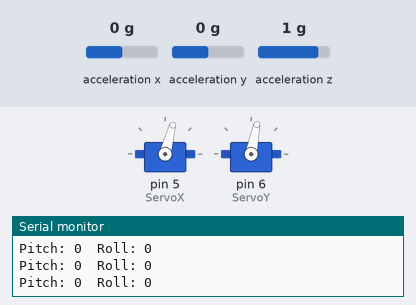
This sketch was run on a simulated Arduino Nano, built with avr-gcc and run on an emulated ATmega328P. Shown: 2 × servo, the last lines printed to the serial monitor. Wiring (inferred from the names in the program): MPU-6050 motion sensor at I2C address 0x68. Inputs (shaded band) come from the test bench; at power-on: acceleration x 0 g, acceleration y 0 g, acceleration z 1 g.

Above: at 1.7 s.
1.8 s: acceleration x set to -1.4 g
At 3.0 s:
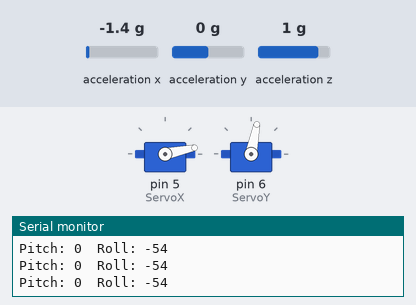
3.3 s: acceleration y set to -1.4 g
At 4.4 s:
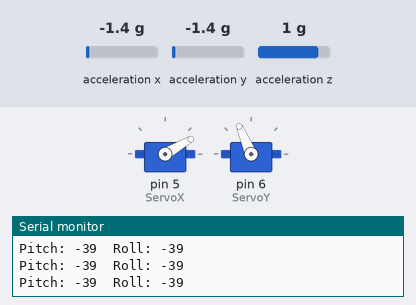
4.8 s: acceleration x set to 0 g
At 6.0 s:
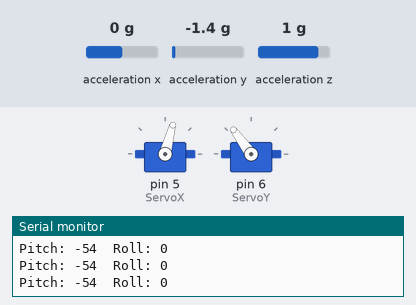
6.3 s: acceleration z set to -1.4 g
At 7.4 s:
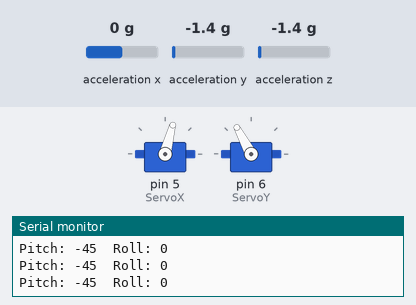
7.8 s: acceleration y set to 0.8 g
At 8.5 s:
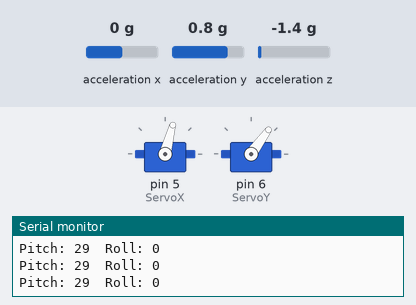
9.3 s: acceleration x set to 0.8 g
At 9.6 s:
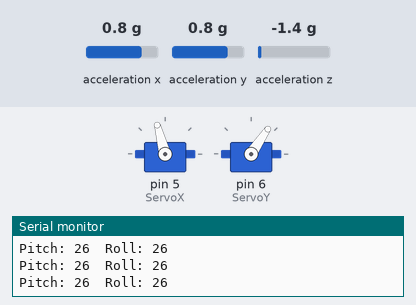
Timing chart, 0 to 11.8 s (numbered marks = the images above; inputs shaded):
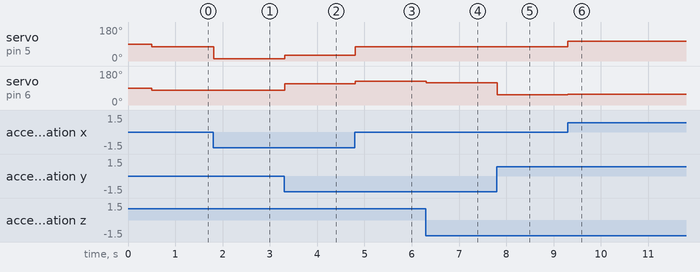

Measured:
- after the input at 1.8 s, servo on pin 5 (ServoX): 75° → 12° at once
- after the input at 3.3 s, servo on pin 5 (ServoX): 12° → 30° at once; servo on pin 6 (ServoY): 79° → 113° at once
- after the input at 4.8 s, servo on pin 5 (ServoX): 30° → 75° at once; servo on pin 6 (ServoY): 113° → 126° at once
- after the input at 6.3 s, servo on pin 6 (ServoY): 126° → 118° at once
- after the input at 7.8 s, servo on pin 6 (ServoY): 118° → 54° at once
- after the input at 9.3 s, servo on pin 5 (ServoX): 75° → 105° at once; servo on pin 6 (ServoY): 54° → 56° at once

The sketch:

Arduino-Code-InfoProjekt-__bersetzung.ino
```cpp
/*  Name: Jens Gerbert (geje1015)
 *  Datum: 05.12.2019
 *  Projekt: Labyrinth-Spiel mithilfe 2er Servos und einem 3-Achsen-Gyroskop(MPU6050) steuern
 */

// Einbinden der verschiedenen Bibliotheken
#include <SPI.h>   // Einbinden wichtig, um mit dem MPU6050 kommunizieren zu können
#include <Wire.h>  // Einbinden wichtig, um mit dem MPU6050 kommunizieren zu können
#include <Servo.h> // Einbinden, um die 2 Servos ansteuern zu können
#define MPU 0x68   // I2C Adresse des MPU-6050

// Definiere alle Variablen
Servo ServoX, ServoY;
double AcX,AcY,AcZ;
int Pitch, Roll;


void setup(){
  Serial.begin(9600);  // Muss gleich der Baudrate des verwendeten Arduino-Bords sein (max. 115200)
  ServoX.attach(5);    // Servo 1 ist an PIN 8 des Arduino Nano verbunden
  ServoY.attach(6);    // Servo 2 ist an PIN 9 des Arduino Nano verbunden
  init_MPU();          // Initialisierung des MPU-6050
}

void loop()
{
  FunctionsMPU(); // Achsen festlegen AcX, AcY.

  Roll = FunctionsPitchRoll(AcX, AcY, AcZ);   //
  Pitch = FunctionsPitchRoll(AcY, AcX, AcZ);  //

  int ServoRoll = map(Roll, -65, 90, 0, 179);    // Startwinkel und max.Rotationswinkel des Servo-Motors in X-Richtung wird festgelegt
  int ServoPitch = map(Pitch, -115, 90, 179, 0); // Startwinkel und max.Rotationswinkel des Servo-Motors in X-Richtung wird festgelegt

  ServoX.write(ServoRoll);  // ServoX ist für "Roll", also für die Neigung nach Rechts und nach Links, verantwortlich
  ServoY.write(ServoPitch); // ServoY ist für "Roll", also für die Neigung nach Vorne und nach Hinten, verantwortlich

 // Ausgabe der Werte im seriellen Monitor
  Serial.print("Pitch: ");
  Serial.print(Pitch);
  Serial.print("\t");
  Serial.print("Roll: ");
  Serial.print(Roll);
  Serial.print("\n");

}

void init_MPU(){
  Wire.begin();
  Wire.beginTransmission(MPU); // Beginnt Übertragung an MPU6050
  Wire.write(0x6B);            // Power-Managment
  Wire.write(0);               // = 0 , um MPU6050 zu starten
  Wire.endTransmission(true);
  delay(500);                  // Zeit, die benötigt wird, um 0 Punkt (0°), auf Servos zu übertragen
}

//Funktion für die Datenaufnahme der X,Y,Z-Achsen des MPU-6050
void FunctionsMPU(){
  Wire.beginTransmission(MPU);
  Wire.write(0x3B);                 // Startet die Abfrage
  Wire.endTransmission(false);      // Wenn nichts passiert, dann wird auch nichts ausgegeben
  Wire.requestFrom(MPU,6,true);     // Anfrage der 14. Verzeichnisse
  AcX=Wire.read()<<8|Wire.read();   // 0x3B (ACCEL_XOUT_H) & 0x3C (ACCEL_XOUT_L), Speichert ersten 2 Bits in AcX
  AcY=Wire.read()<<8|Wire.read();   // 0x3D (ACCEL_YOUT_H) & 0x3E (ACCEL_YOUT_L), Speichert mittlere 2 Bits in AcY
  AcZ=Wire.read()<<8|Wire.read();   // 0x3D (ACCEL_YOUT_H) & 0x3E (ACCEL_YOUT_L), Speichert letzten 2 Bits in AcZ
}


//Funktion, die einmal "Pitch" und einmal "Roll" berechnen
double FunctionsPitchRoll(double A, double B, double C){
  double DatoA, DatoB, Value;
  DatoA = A;
  DatoB = (B*B) + (C*C);
  DatoB = sqrt(DatoB);

  Value = atan2(DatoA, DatoB);
  Value = Value * 180/3.14;

  return (int)Value;
}
```
